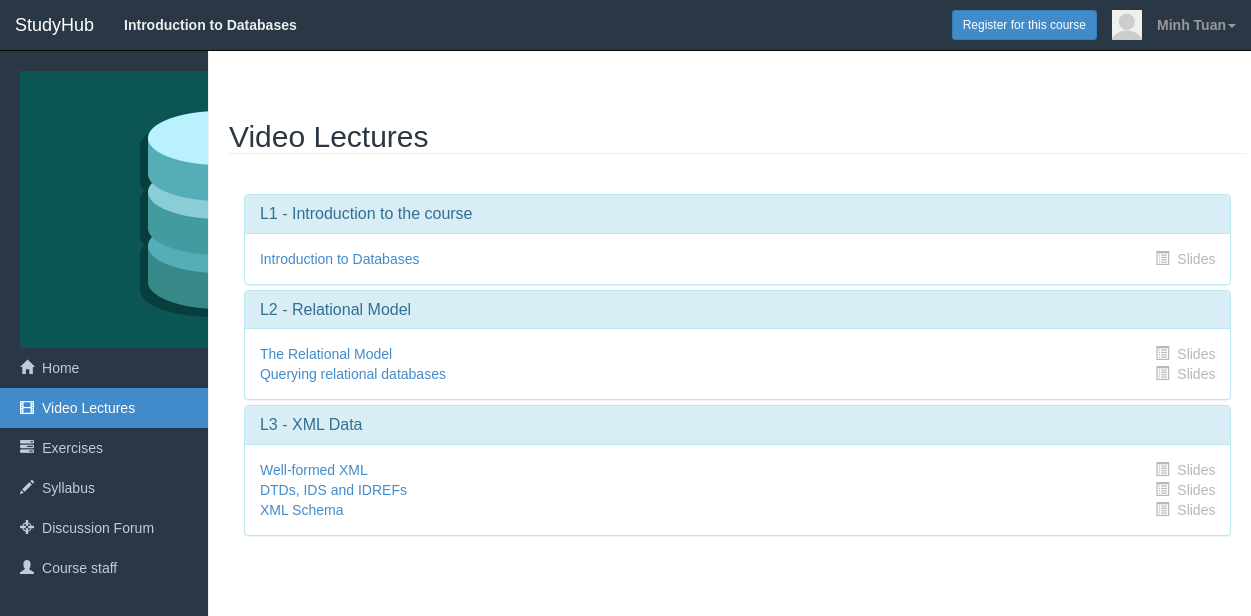
The app's page /courses/dbstanford/lecture.php (signed in), older data.
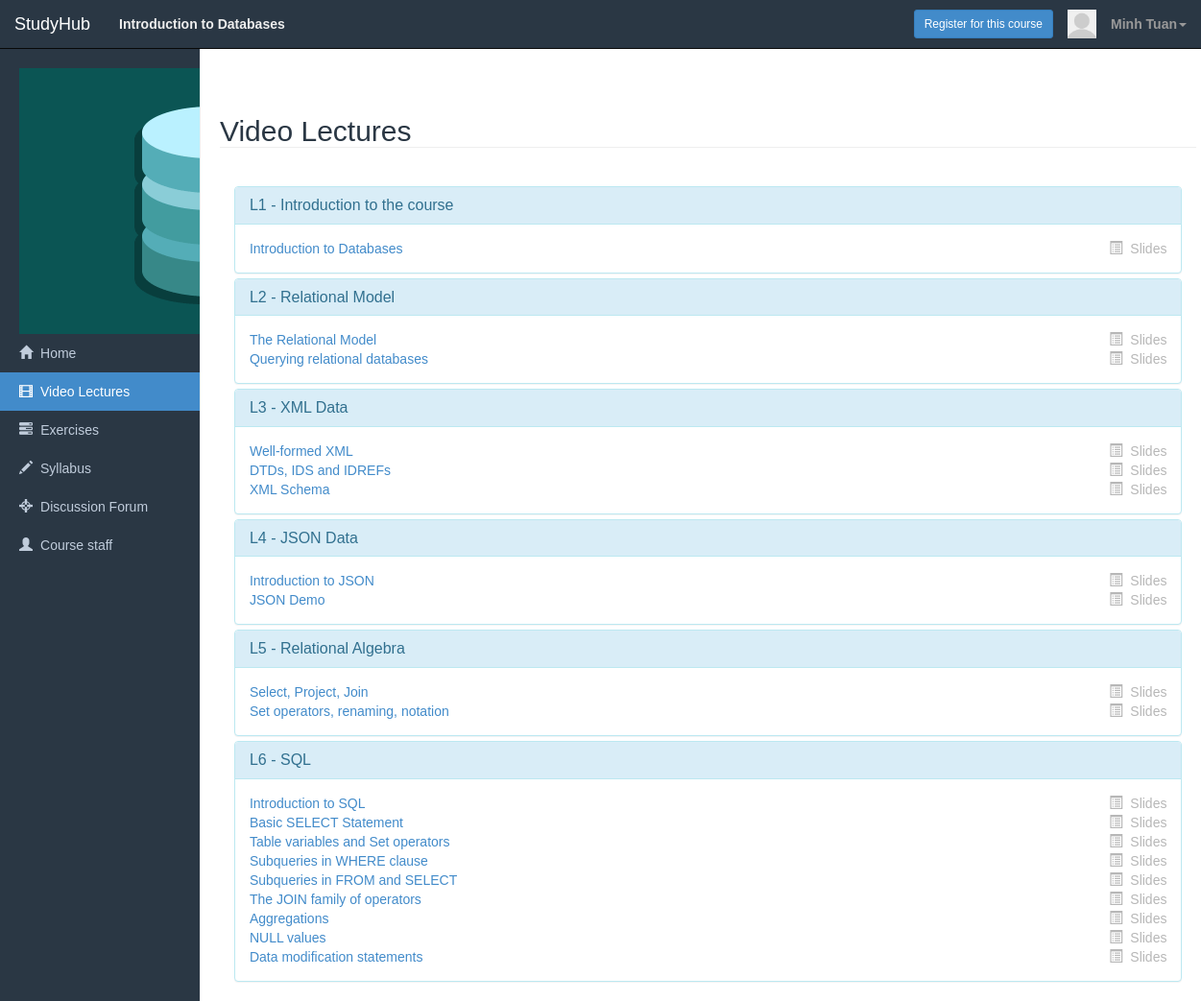
The same page, newer data.
### tables this page shows
CREATE TABLE IF NOT EXISTS `sm_units` (
  `unit_id` int(10) NOT NULL,
  `vid_id` int(11) NOT NULL,
  `unit_name` text,
  `vid_type` char(1) NOT NULL,
  `vid_title` varchar(255) NOT NULL,
  `vid_link` varchar(255) NOT NULL,
  `vid_length` int(15) NOT NULL,
  `unit_slides` varchar(500) NOT NULL,
  `course_id` int(10) NOT NULL,
  PRIMARY KEY (`unit_id`,`vid_id`),
  KEY `course_id` (`course_id`)
);

### courses/dbstanford/lecture.php (called while the page is built)
<?php $alias = 'dbstanford'; require '../index.php';?>

### core/init.php (called while the page is built, shortened)
<?php
require 'classes/courses.php';
$courses		= new Courses($db);
 ?>

### core/classes/courses.php (called while the page is built, shortened)
<?php
class Courses {
	private $db;
	public function __construct($database) {
		$this->db = $database;
	}
	public function get_info($what, $field, $value)
	{
		$allowed = array('cat_id', 'course_id', 'course_title', 'course_code', 'course_alias', 'course_desc', 'course_type',
			'create_date', 'start_date', 'length', 'course_avatar');
		if (!in_array($what, $allowed, true) || !in_array($field, $allowed, true)) {
			throw new InvalidArgumentException;
		} else {
			$query = $this->db->prepare("SELECT $what FROM `sm_courses` WHERE $field = ?");
			$query->bindValue(1, $value);
			try {
				$query->execute();
				return $query->fetchColumn();
			} catch (PDOException $e) {
				die($e->getMessage());
			}
		}
	}
	public function get_unit_video($unit_id)
	{
		$query = $this->db->prepare("SELECT `vid_id`,`vid_title`, `vid_link` FROM `sm_units` WHERE `unit_id` = ?");
		$query->bindValue(1, $unit_id);
		try {
			$query->execute();
			return $query->fetchAll();
		} catch (PDOException $e) {
			die($e->getMessage());
		}
	}
	public function get_distinct_unit($course_id)
	{
		$query = $this->db->prepare("SELECT DISTINCT `unit_id`, `unit_name` FROM `sm_units` WHERE `course_id` = ?");
		$query->bindValue(1, $course_id);
		try {
			$query->execute();
			return $query->fetchAll();
		} catch (PDOException $e) {
			die($e->getMessage());
		}
	}
}
 ?>

### courses/course.tmpl.php (the view, shortened to what the changed rows need)
<?php
$filename = basename($_SERVER['SCRIPT_NAME']);
?>
<!DOCTYPE html>
<html lang="en">
<head>
	<link rel="stylesheet" href="../../css/bootstrap.css">
	<link rel="stylesheet" href="../../css/prettify.css">
	<link rel="stylesheet" href="../course.css">
	<link rel="stylesheet" href="../../css/dashboard.css">
	<link rel="stylesheet" href="../../css/datepicker.css">
	<link rel="stylesheet" type="text/css" href="../../css/bootstrap-select/bootstrap-select.css">
</head>
<body>
<div class="container admin-panel">
	<div class="row">
		<?php if ($filename == 'lecture.php'): ?>
			<div class="col-sm-9 col-sm-offset-3 col-md-10 col-md-offset-2 main-content">
			<div class="row announcement">
				<div class="col-lg-12 col-md-12" style="padding-left: 0; padding-right: 0;">
					<h2 class="page-header">Video Lectures</h2>
				</div>
				<div class="col-lg-12 col-md-12" >
					<div class="panel-group" id="accordion">
					<?php
					$v_units = $courses->get_distinct_unit($id);
					foreach ($v_units as $v_unit) { ?>
							<div class="panel panel-info">
								<div class="panel-heading">
									<h4 class="panel-title">
										<a data-toggle="collapse" href="#collpase<?php echo $v_unit['unit_id'];?>">L<?php echo $v_unit['unit_id'] . ' - ' . $v_unit['unit_name']; ?></a>
									</h4>
								</div>
								<div id="collpase<?php echo $v_unit['unit_id'];?>" class="panel-collapse collapse in">
									<div class="panel-body">
										 <?php $v_vids = $courses->get_unit_video($v_unit['unit_id']); ?>
										 <?php foreach ($v_vids as $v_vid): ?>
										 	<a class="show-vid-modal" videosrc="<?php echo str_replace('watch?v=','embed/', $v_vid['vid_link']); ?>" videotitle="<?php echo $v_vid['vid_title']; ?>" href="#"><?php echo $v_vid['vid_title'] ?></a>
										 	<a href="#" class="pull-right slide"><span class="glyphicon glyphicon-list-alt"></span>Slides</a>
										 	<br>
									 <?php endforeach ?>
									</div>
								</div>
							</div>
					<?php }?>
					</div>
				</div>
			</div>
		</div>
		<?php endif ?>
	</div>
</div>
</body>
</html>

Row changes from the older to the newer data that the page shows:
added sm_units: vid_title "Introduction to JSON", shown under "4"
added sm_units: vid_title "JSON Demo", shown under "4"
added sm_units: vid_title "Select, Project, Join", shown under "5"
added sm_units: vid_title "Set operators, renaming, notation", shown under "5"
added sm_units: vid_title "Introduction to SQL", shown under "6"
added sm_units: vid_title "Basic SELECT Statement", shown under "6"
added sm_units: vid_title "Table variables and Set operators", shown under "6"
added sm_units: vid_title "Subqueries in WHERE clause", shown under "6"
added sm_units: vid_title "Subqueries in FROM and SELECT", shown under "6"
added sm_units: vid_title "The JOIN family of operators", shown under "6"
added sm_units: vid_title "Aggregations", shown under "6"
added sm_units: vid_title "NULL values", shown under "6"
added sm_units: vid_title "Data modification statements", shown under "6"
Text that changed along with them:
new list line: "L 4 - JSON Data"
new list line: "L 5 - Relational Algebra"
new list line: "L 6 - SQL"
